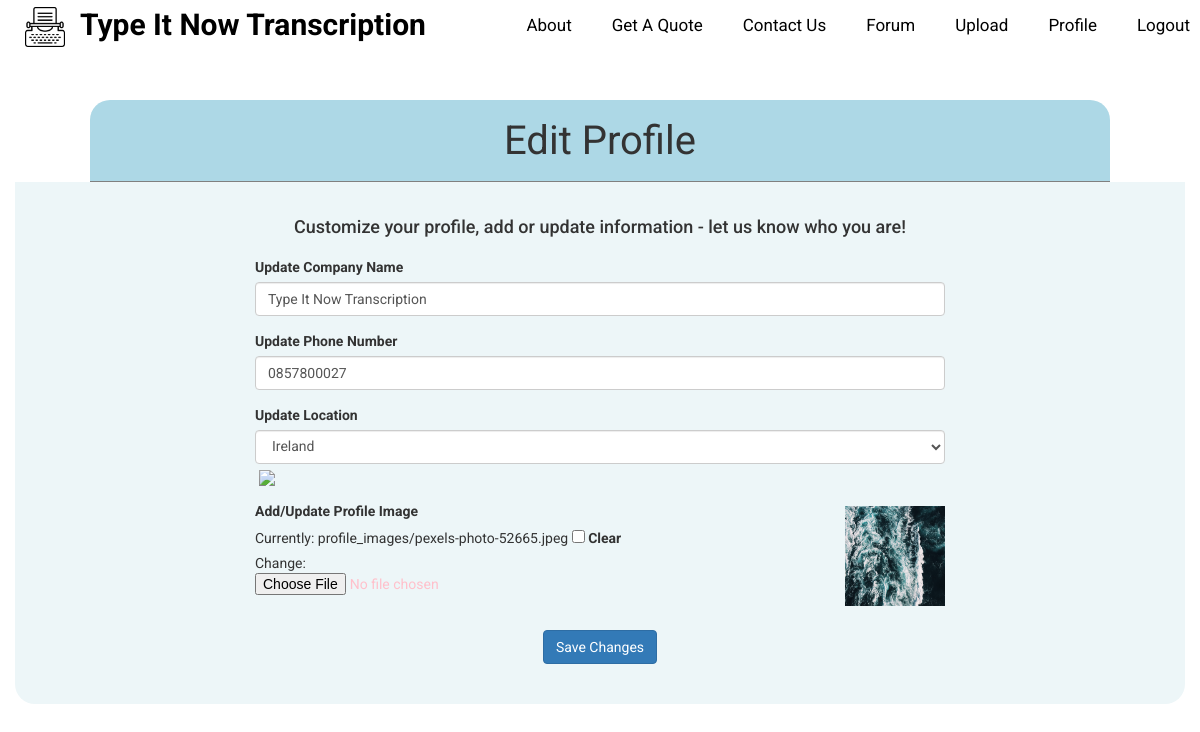
The page /profile/editprofile/ (signed in) on the database its author committed.
### accounts/models.py (models this page shows)
class User(AbstractUser):
    objects = AccountUserManager()
    last_login = models.DateTimeField(default=timezone.now)
    previous_login = models.DateTimeField(default=timezone.now)
    image = models.ImageField(upload_to='profile_images', blank=True, null=True)
    first_name = models.CharField(max_length=255, default='', blank=True, null=True)
    last_name = models.CharField(max_length=255, default='', blank=True, null=True)
    location = CountryField(blank=True, null=True)
    company = models.CharField(max_length=255, default='', blank=True, null=True)
    phone_regex = RegexValidator(regex=r'^\+?1?\d{9,15}$',
                                 message="Phone number must be entered in the format: '+999999999'. "
                                         "Up to 15 digits allowed.")
    phone_number = models.CharField(validators=[phone_regex], max_length=15, blank=True)

### accounts/views.py (the view)
# urls.py: url(r'^profile/editprofile/$', accounts_views.edit_profile, name='editprofile'),
@login_required(login_url='/login/')
def edit_profile(request):
    if request.method == "POST":
        form = UserProfileForm(request.POST, request.FILES, instance=request.user)
        if form.is_valid():
            print "FORM IS VALID"
            user = request.user
            if request.POST.get('first_name', False):
                user.first_name = request.POST.get('first_name', False)
            if request.POST.get('last_name', False):
                user.last_name = request.POST.get('last_name', False)
            if request.POST.get('company', False):
                user.company = request.POST.get('company', False)
            if request.POST.get('phone_number', False):
                user.phone_number = request.POST.get('phone_number', False)
            if request.POST.get('location', False):
                user.location = request.POST.get('location', False)
            user.save()
            form.save()
            return redirect(profile)
    else:
        form = UserProfileForm(instance=request.user)
    return render(request, 'edit-profile.html', {'form': form})

### accounts/forms.py
class UserProfileForm(forms.ModelForm):
    first_name = forms.CharField(
        required=False
    )
    last_name = forms.CharField(
        required=False
    )
    company = forms.CharField(
        required=False
    )
    phone_number = forms.CharField(
        required=False
    )
    image = forms.ImageField(
        required=False
    )
    class Meta:
        model = User
        fields = ['first_name', 'last_name', 'location', 'company', 'phone_number', 'image']
        widgets = {'location': CountrySelectWidget()}

### accounts/templates/edit-profile.html (shortened to what this page needs)
{% extends "base.html" %}
{% load bootstrap_tags %}
{% block content %}
    <div class="page-div">
        <div>
        <div class="legend-div"><legend>Edit Profile</legend></div>
            <div class="container default-form">
                <form role="form" method="post" action="{% url 'editprofile' %}" enctype="multipart/form-data">
                    <h4>Customize your profile, add or update information - let us know who you are!</h4>
                    <div class="skinny-form">
                        <div id="div_id_company" class="form-group ">
                            <label for="id_company" class="control-label ">
                                {% if user.company %}Update Company Name{% else %}Add Company Name{% endif %}
                            </label>
                            <div class="">
                                <input class=" form-control" id="id_company" name="company" type="text"
                                       value="{{ user.company }}"/>
                            </div>
                        </div>
                        <div id="div_id_phone_number" class="form-group ">
                            <label for="id_phone_number" class="control-label">
                                {% if user.phone_number %}Update Phone Number{% else %}Add Phone Number{% endif %}
                            </label>
                            <div class="">
                                <input class=" form-control" id="id_phone_number" name="phone_number" type="text"
                                       value="{{ user.phone_number }}"/>
                            </div>
                        </div>
                        <div id="div_id_location" class="form-group ">
                            <label for="id_location" class="control-label  ">
                                {% if user.location %}Update Location{% else %}Add Location{% endif %}
                            </label>
                            <div class="">
                                <select class=" form-control" id="id_location" name="location"
                                        onchange="var e=document.getElementById(&#39;flag_&#39; + this.id); if (e) e.src = &#39;/static/flags/{code}.gif&#39;.replace(&#39;{code}&#39;, this.value.toLowerCase() || &#39;__&#39;).replace(&#39;{code_upper}&#39;, this.value.toUpperCase() || &#39;__&#39;);">
                                    <option value="{{ user.location }}"
                                            selected="selected">{{ user.location.name }}</option>
                                </select><img class="country-select-flag" id="flag_id_location"
                                              style="margin: 6px 4px 0"
                                              src="/static/flags/__.gif">
                            </div>
                        </div>
                        <div class="profile-update-field">
                            <div id="div_id_image" class="form-group ">
                                <label for="id_image" class="control-label  ">
                                    Add/Update Profile Image
                                </label>
                                <br>
                                {{ form.image }}
                            </div>
                            <div class="profile-update-image">
                                <img src="/media/{{ user.image }}" class="profile-welcome-pic"/>
                            </div>
                        </div>
                        <div class="form-group col-sm-12 submit-btn">
                            <button type="submit" class="btn btn-primary">Save Changes</button>
                        </div>
                    </div>
                </form>
            </div>
        </div>
    </div>
{% endblock %}

### static/css/main-style.css (style rules this page uses)
body { font-family: "Roboto"; }
a, a:hover, a:visited { text-decoration:none; color:inherit; }
.container { padding-right: 10px !important; padding-left: 10px !important; }
.page-div { margin-top:100px; }
.default-form { background-color: #edf6f8; border-bottom-left-radius: 20px; border-bottom-right-radius: 20px; padding:25px; }
.default-form h4 { text-align: center; margin-bottom: 20px; }
.legend-div { background-color: lightblue; border-top-left-radius: 20px; border-top-right-radius: 20px; margin: 0 90px; }
legend { font-size:40px; border-color: grey; text-align: center; margin:0; padding: 12px; }
.submit-btn { text-align: center; margin-top: 20px; }
.skinny-form { margin: 0 20%; }

### static/css/uploadapp-style.css (style rules this page uses)
input[type=file] { color:pink; }

### static/css/accountsapp-style.css (style rules this page uses)
.profile-welcome-pic { height: 170px; width: 170px; }
.profile-update-field { display: flex; flex-flow: row; justify-content: space-between; align-items: center; }
.profile-update-image img { height: 100px; width: 100px; }

### rows shown on the page
User: company "Type It Now Transcription", phone_number "0857800027", location "Ireland", image (picture)
